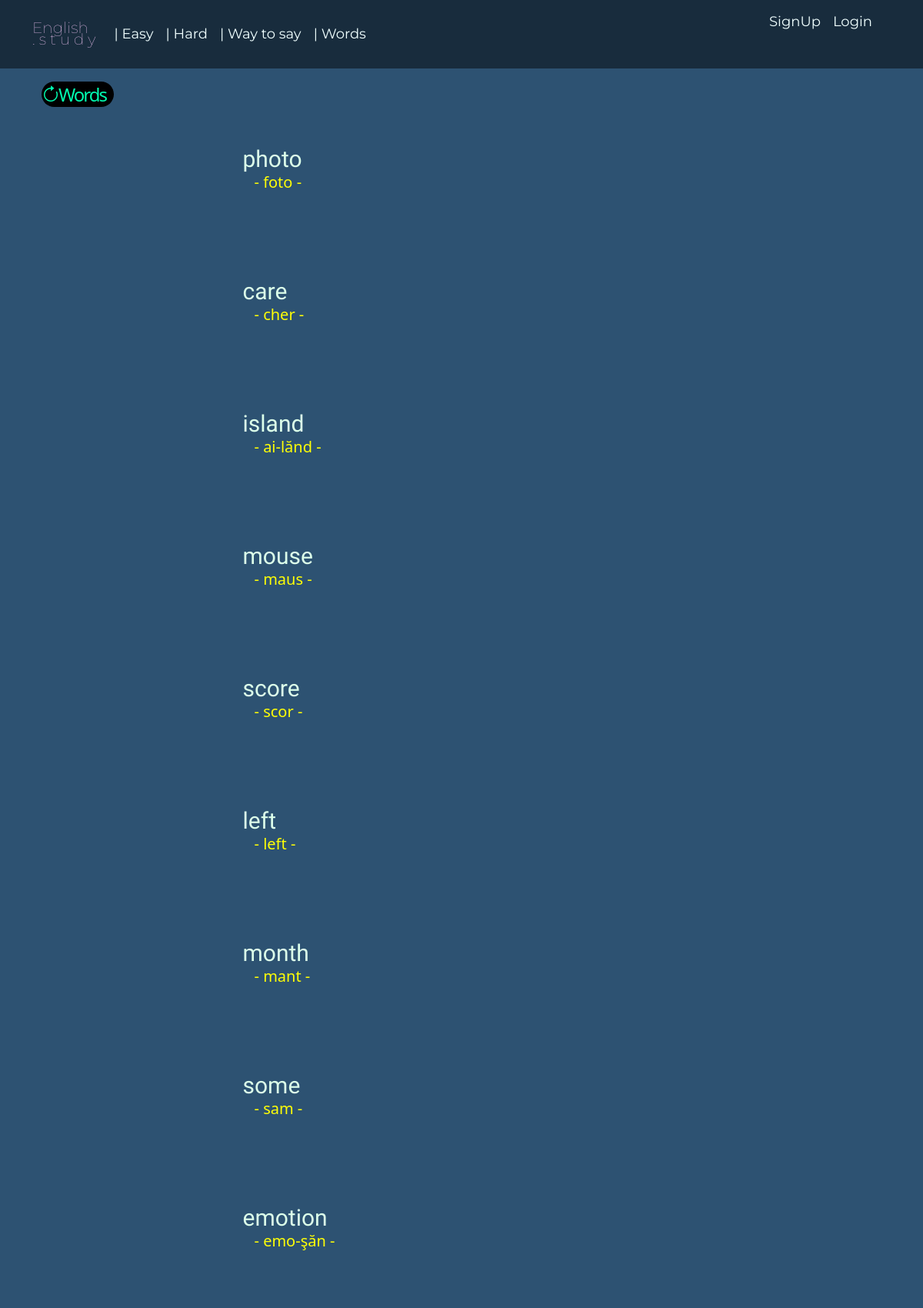
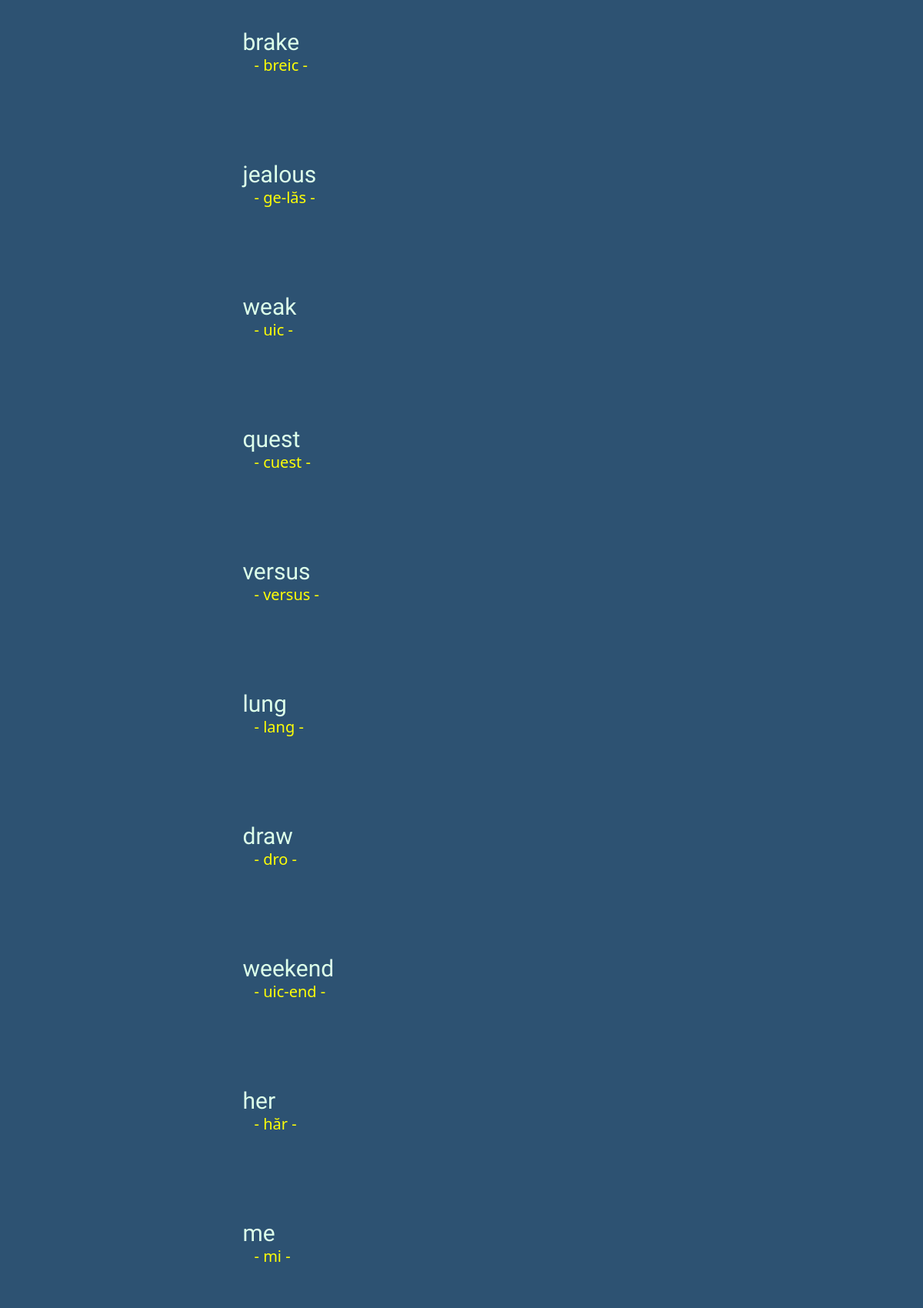
The app's page /verbs/ (upper part) with its own data (2 pictures, top to bottom).
### agency/models.py (models this page shows)
class EngRomVerbs(models.Model):
    eng = models.CharField(max_length=100)
    engdict = models.CharField(max_length=100)
    rom = models.CharField(max_length=100)
    def __str__(self):
        s = ''.join(char for char in self.rom if char.isalnum())
        return s

### agency/views.py (the view)
# urls.py: path('verbs/', EngRomVerbsView.as_view(), name='verbs'),
class EngRomVerbsView(ListView):
    model = EngRomVerbs
    template_name = 'agency/verbs.html'
    def get_context_data(self, **kwargs):
        context = super().get_context_data(**kwargs)
        a = EngRomVerbs.objects.all().order_by("?")[:50]
        context['exp_list_2'] = a
        return context

### agency/templates/agency/verbs.html (shortened to what this page needs)
{% extends 'base.html' %}
{% block content %}
    <div class="container-lg mt-3">
      <div class="row justify-content-lg-center">
      <div class="row sticky">
          <div class="btn-group" role="group" aria-label="Basic example">
                  <a href="{% url 'verbs' %}" class="sticky"><i class="bi bi-arrow-clockwise" style="font-size: x-large">Words</i></a>
          </div>
      </div>
            {% for exp in exp_list_2 %}
            <div class="col-lg-7 p-5">
                <h3 id="{{ exp.pk }}">{{ exp.eng|lower }}</h3>
                <h5 style="position: relative; bottom: 8px; left: 15px; color: #ffff06">- {{ exp.engdict }} -</h5>
            </div>
            {% endfor %}
      </div>
      </div>
{% endblock %}

### templates/base.html (style rules this page uses)
i { color: #01fcb0; border-radius: 50px; background: black; padding: 0 10px 0 0; font-style: normal; letter-spacing: -2px; }
h3 { font-family: Kanit, sans-serif; font-weight: 300; color: #dcffea; font-size: 30px; }
a { text-decoration: none; }
body { background-color: rgb(45, 82, 114); color: #04c0f8; }
.sticky { position: sticky; top: 25px; font-size: 20px; }

### records on screen
EngRomVerbs: eng "photo", engdict "foto"
EngRomVerbs: eng "care", engdict "cher"
EngRomVerbs: eng "island", engdict "ai-lănd"
EngRomVerbs: eng "mouse", engdict "maus"
EngRomVerbs: eng "score", engdict "scor"
EngRomVerbs: eng "left", engdict "left"
EngRomVerbs: eng "month", engdict "mant"
EngRomVerbs: eng "some", engdict "sam"
EngRomVerbs: eng "emotion", engdict "emo-şăn"
EngRomVerbs: eng "brake", engdict "breic"
EngRomVerbs: eng "jealous", engdict "ge-lăs"
EngRomVerbs: eng "weak", engdict "uic"
EngRomVerbs: eng "quest", engdict "cuest"
EngRomVerbs: eng "versus", engdict "versus"
EngRomVerbs: eng "lung", engdict "lang"
EngRomVerbs: eng "draw", engdict "dro"
EngRomVerbs: eng "weekend", engdict "uic-end"
EngRomVerbs: eng "her", engdict "hăr"
EngRomVerbs: eng "me", engdict "mi"
